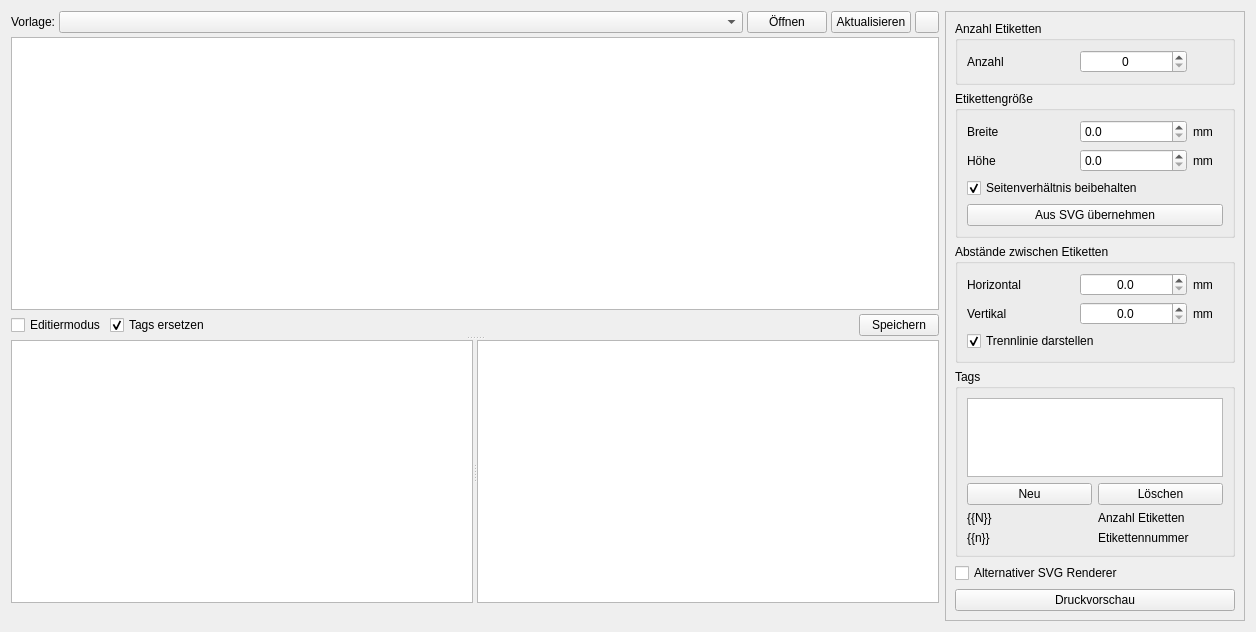
<?xml version="1.0" encoding="UTF-8"?>
<ui version="4.0">
 <class>TabEtikette</class>
 <widget class="QWidget" name="TabEtikette">
  <property name="geometry">
   <rect>
    <x>0</x>
    <y>0</y>
    <width>1256</width>
    <height>632</height>
   </rect>
  </property>
  <property name="windowTitle">
   <string>Form</string>
  </property>
  <layout class="QHBoxLayout" name="horizontalLayout_3">
   <item>
    <layout class="QVBoxLayout" name="verticalLayout_23">
     <property name="spacing">
      <number>4</number>
     </property>
     <item>
      <layout class="QHBoxLayout" name="horizontalLayout_2">
       <item>
        <widget class="QLabel" name="label_8">
         <property name="text">
          <string>Vorlage:</string>
         </property>
        </widget>
       </item>
       <item>
        <widget class="ComboBox" name="cbAuswahl">
         <property name="sizePolicy">
          <sizepolicy hsizetype="Expanding" vsizetype="Fixed">
           <horstretch>0</horstretch>
           <verstretch>0</verstretch>
          </sizepolicy>
         </property>
         <property name="toolTip">
          <string>&lt;html&gt;&lt;head/&gt;&lt;body&gt;&lt;p&gt;Über diesen Reiter werden zuvor abgespeicherte &lt;span style=&quot; font-weight:600;&quot;&gt;Gestaltungsvorlagen &lt;/span&gt;aufgerufen. Mit Vorlagen lassen sich Etiketten schnell und unkompliziert gestalten.&lt;/p&gt;&lt;p&gt;Die Gestaltungsmöglichkeiten beziehen sich dabei grundlegend auf Einträge und eingepflegte Bestände im Kleinen Brauhelfer.&lt;/p&gt;&lt;p&gt;Der Funktionsumfang ist zweckmäßig. Er erfüllt nicht die Anforderungen mächtiger Design- und Grafikprogramme. Es können aber viele moderne Designelemente mittels CSS3 und HTML5 definiert werden.&lt;/p&gt;&lt;/body&gt;&lt;/html&gt;</string>
         </property>
        </widget>
       </item>
       <item>
        <widget class="QPushButton" name="btnOeffnen">
         <property name="text">
          <string>Öffnen</string>
         </property>
        </widget>
       </item>
       <item>
        <widget class="QPushButton" name="btnAktualisieren">
         <property name="toolTip">
          <string>&lt;html&gt;&lt;head/&gt;&lt;body&gt;&lt;p&gt;Mit Klick auf Aktualisieren wirken sich die Änderungen unmittelbar aus.&lt;/p&gt;&lt;/body&gt;&lt;/html&gt;</string>
         </property>
         <property name="text">
          <string>Aktualisieren</string>
         </property>
        </widget>
       </item>
       <item>
        <widget class="QPushButton" name="btnLoeschen">
         <property name="minimumSize">
          <size>
           <width>24</width>
           <height>22</height>
          </size>
         </property>
         <property name="maximumSize">
          <size>
           <width>24</width>
           <height>22</height>
          </size>
         </property>
         <property name="icon">
          <iconset resource="images.qrc">
           <normaloff>:/images/close_button.svg</normaloff>:/images/close_button.svg</iconset>
         </property>
         <property name="iconSize">
          <size>
           <width>25</width>
           <height>16</height>
          </size>
         </property>
        </widget>
       </item>
      </layout>
     </item>
     <item>
      <widget class="QSplitter" name="splitter_1">
       <property name="orientation">
        <enum>Qt::Vertical</enum>
       </property>
       <widget class="QWidget" name="verticalLayoutWidget">
        <layout class="QVBoxLayout" name="verticalLayout_3">
         <property name="spacing">
          <number>4</number>
         </property>
         <item>
          <widget class="SvgView" name="viewSvg">
           <property name="sizePolicy">
            <sizepolicy hsizetype="Expanding" vsizetype="Expanding">
             <horstretch>1</horstretch>
             <verstretch>1</verstretch>
            </sizepolicy>
           </property>
          </widget>
         </item>
         <item>
          <layout class="QHBoxLayout" name="horizontalLayout">
           <item>
            <widget class="QCheckBox" name="cbEditMode">
             <property name="toolTip">
              <string>&lt;html&gt;&lt;head/&gt;&lt;body&gt;&lt;p&gt;Im &lt;span style=&quot; font-weight:600;&quot;&gt;Editiermodus&lt;/span&gt; ist die Bearbeitung der Gestaltungsvorgaben in der linken Spalte sowie der Tags in der rechten Spalte möglich.&lt;/p&gt;&lt;p&gt;Tags speisen Werte in das Layout ein.&lt;/p&gt;&lt;/body&gt;&lt;/html&gt;</string>
             </property>
             <property name="text">
              <string>Editiermodus</string>
             </property>
            </widget>
           </item>
           <item>
            <widget class="QCheckBox" name="cbTagsErsetzen">
             <property name="toolTip">
              <string>&lt;html&gt;&lt;head/&gt;&lt;body&gt;&lt;p&gt;Angeklickt, können hiermit eigene &lt;span style=&quot; font-weight:600;&quot;&gt;Tags&lt;/span&gt; definiert werden.&lt;/p&gt;&lt;/body&gt;&lt;/html&gt;</string>
             </property>
             <property name="text">
              <string>Tags ersetzen</string>
             </property>
             <property name="checked">
              <bool>true</bool>
             </property>
            </widget>
           </item>
           <item>
            <spacer name="horizontalSpacer">
             <property name="orientation">
              <enum>Qt::Horizontal</enum>
             </property>
             <property name="sizeHint" stdset="0">
              <size>
               <width>40</width>
               <height>20</height>
              </size>
             </property>
            </spacer>
           </item>
           <item>
            <widget class="QPushButton" name="btnSaveTemplate">
             <property name="toolTip">
              <string>&lt;html&gt;&lt;head/&gt;&lt;body&gt;&lt;p&gt;Hier wird das &lt;span style=&quot; font-weight:600;&quot;&gt;Etikett&lt;/span&gt; gespeichert.&lt;/p&gt;&lt;p&gt;Dies kann nicht rückgängig gemacht werden.&lt;/p&gt;&lt;/body&gt;&lt;/html&gt;</string>
             </property>
             <property name="text">
              <string>Speichern</string>
             </property>
            </widget>
           </item>
          </layout>
         </item>
        </layout>
       </widget>
       <widget class="QSplitter" name="splitter_2">
        <property name="orientation">
         <enum>Qt::Horizontal</enum>
        </property>
        <widget class="QPlainTextEdit" name="tbTemplate">
         <property name="toolTip">
          <string>In dieser Spalte</string>
         </property>
         <property name="lineWrapMode">
          <enum>QPlainTextEdit::NoWrap</enum>
         </property>
        </widget>
        <widget class="QPlainTextEdit" name="tbTags">
         <property name="lineWrapMode">
          <enum>QPlainTextEdit::NoWrap</enum>
         </property>
         <property name="readOnly">
          <bool>true</bool>
         </property>
        </widget>
       </widget>
      </widget>
     </item>
     <item>
      <widget class="QLabel" name="lblFilePath">
       <property name="wordWrap">
        <bool>true</bool>
       </property>
      </widget>
     </item>
     <item>
      <spacer name="horizontalSpacer_2">
       <property name="orientation">
        <enum>Qt::Horizontal</enum>
       </property>
       <property name="sizeHint" stdset="0">
        <size>
         <width>40</width>
         <height>0</height>
        </size>
       </property>
      </spacer>
     </item>
    </layout>
   </item>
   <item>
    <widget class="QScrollArea" name="scrollArea">
     <property name="sizePolicy">
      <sizepolicy hsizetype="Preferred" vsizetype="Expanding">
       <horstretch>0</horstretch>
       <verstretch>0</verstretch>
      </sizepolicy>
     </property>
     <property name="widgetResizable">
      <bool>true</bool>
     </property>
     <widget class="QWidget" name="scrollAreaWidgetContents">
      <property name="geometry">
       <rect>
        <x>0</x>
        <y>0</y>
        <width>310</width>
        <height>653</height>
       </rect>
      </property>
      <layout class="QVBoxLayout" name="verticalLayout">
       <item>
        <widget class="QGroupBox" name="groupBox_5">
         <property name="title">
          <string>Anzahl Etiketten</string>
         </property>
         <layout class="QGridLayout" name="gridLayout_6">
          <item row="0" column="0">
           <widget class="QLabel" name="label_49">
            <property name="text">
             <string>Anzahl</string>
            </property>
           </widget>
          </item>
          <item row="0" column="1">
           <widget class="SpinBox" name="tbAnzahl">
            <property name="toolTip">
             <string>&lt;html&gt;&lt;head/&gt;&lt;body&gt;&lt;p&gt;Hier wird die &lt;span style=&quot; font-weight:600;&quot;&gt;Anzahl &lt;/span&gt;der Etiketten festgelegt.&lt;/p&gt;&lt;/body&gt;&lt;/html&gt;</string>
            </property>
            <property name="alignment">
             <set>Qt::AlignCenter</set>
            </property>
            <property name="maximum">
             <number>999</number>
            </property>
           </widget>
          </item>
          <item row="0" column="2">
           <widget class="QLabel" name="label_17">
            <property name="minimumSize">
             <size>
              <width>30</width>
              <height>0</height>
             </size>
            </property>
            <property name="maximumSize">
             <size>
              <width>30</width>
              <height>16777215</height>
             </size>
            </property>
           </widget>
          </item>
         </layout>
        </widget>
       </item>
       <item>
        <widget class="QGroupBox" name="groupBox_4">
         <property name="title">
          <string>Etikettengröße</string>
         </property>
         <layout class="QGridLayout" name="gridLayout_5">
          <item row="1" column="2">
           <widget class="QLabel" name="label_16">
            <property name="minimumSize">
             <size>
              <width>30</width>
              <height>0</height>
             </size>
            </property>
            <property name="maximumSize">
             <size>
              <width>30</width>
              <height>16777215</height>
             </size>
            </property>
            <property name="text">
             <string>mm</string>
            </property>
           </widget>
          </item>
          <item row="1" column="1">
           <widget class="DoubleSpinBox" name="tbLabelHoehe">
            <property name="toolTip">
             <string>&lt;html&gt;&lt;head/&gt;&lt;body&gt;&lt;p&gt;Hier wird die &lt;span style=&quot; font-weight:600;&quot;&gt;Höhe &lt;/span&gt;des Etiketts festgelegt.&lt;/p&gt;&lt;/body&gt;&lt;/html&gt;</string>
            </property>
            <property name="decimals">
             <number>1</number>
            </property>
            <property name="maximum">
             <double>1000.000000000000000</double>
            </property>
           </widget>
          </item>
          <item row="0" column="1">
           <widget class="DoubleSpinBox" name="tbLabelBreite">
            <property name="toolTip">
             <string>&lt;html&gt;&lt;head/&gt;&lt;body&gt;&lt;p&gt;Hier wird die &lt;span style=&quot; font-weight:600;&quot;&gt;Breite &lt;/span&gt;des Etiketts festgelegt.&lt;/p&gt;&lt;p&gt;Die ideale Breite ist abhängig vom Umfang des Gebindes und sollte vorher ausgemessen werden.&lt;/p&gt;&lt;/body&gt;&lt;/html&gt;</string>
            </property>
            <property name="decimals">
             <number>1</number>
            </property>
            <property name="maximum">
             <double>1000.000000000000000</double>
            </property>
           </widget>
          </item>
          <item row="1" column="0">
           <widget class="QLabel" name="label_15">
            <property name="text">
             <string>Höhe</string>
            </property>
           </widget>
          </item>
          <item row="0" column="2">
           <widget class="QLabel" name="label_5">
            <property name="minimumSize">
             <size>
              <width>30</width>
              <height>0</height>
             </size>
            </property>
            <property name="maximumSize">
             <size>
              <width>30</width>
              <height>16777215</height>
             </size>
            </property>
            <property name="text">
             <string>mm</string>
            </property>
           </widget>
          </item>
          <item row="0" column="0">
           <widget class="QLabel" name="label_77">
            <property name="text">
             <string>Breite</string>
            </property>
           </widget>
          </item>
          <item row="2" column="0" colspan="3">
           <widget class="QCheckBox" name="cbSeitenverhaeltnis">
            <property name="text">
             <string>Seitenverhältnis beibehalten</string>
            </property>
            <property name="checked">
             <bool>true</bool>
            </property>
           </widget>
          </item>
          <item row="3" column="0" colspan="3">
           <widget class="QPushButton" name="btnGroesseAusSvg">
            <property name="text">
             <string>Aus SVG übernehmen</string>
            </property>
           </widget>
          </item>
         </layout>
        </widget>
       </item>
       <item>
        <widget class="QGroupBox" name="groupBox_2">
         <property name="title">
          <string>Abstände zwischen Etiketten</string>
         </property>
         <layout class="QGridLayout" name="gridLayout_3">
          <item row="0" column="2">
           <widget class="QLabel" name="label_6">
            <property name="minimumSize">
             <size>
              <width>30</width>
              <height>0</height>
             </size>
            </property>
            <property name="maximumSize">
             <size>
              <width>30</width>
              <height>16777215</height>
             </size>
            </property>
            <property name="text">
             <string>mm</string>
            </property>
           </widget>
          </item>
          <item row="0" column="0">
           <widget class="QLabel" name="label_76">
            <property name="text">
             <string>Horizontal</string>
            </property>
           </widget>
          </item>
          <item row="1" column="0">
           <widget class="QLabel" name="label_9">
            <property name="text">
             <string>Vertikal</string>
            </property>
           </widget>
          </item>
          <item row="1" column="2">
           <widget class="QLabel" name="label_10">
            <property name="text">
             <string>mm</string>
            </property>
           </widget>
          </item>
          <item row="2" column="0" colspan="3">
           <widget class="QCheckBox" name="cbDividingLine">
            <property name="toolTip">
             <string>&lt;html&gt;&lt;head/&gt;&lt;body&gt;&lt;p&gt;Eine &lt;span style=&quot; font-weight:600;&quot;&gt;Trennlinie&lt;/span&gt; zwischen den einzelnen darstellen.&lt;/p&gt;&lt;/body&gt;&lt;/html&gt;</string>
            </property>
            <property name="text">
             <string>Trennlinie darstellen</string>
            </property>
            <property name="checked">
             <bool>true</bool>
            </property>
           </widget>
          </item>
          <item row="0" column="1">
           <widget class="DoubleSpinBox" name="tbAbstandHor">
            <property name="toolTip">
             <string>&lt;html&gt;&lt;head/&gt;&lt;body&gt;&lt;p&gt;Hier wird der &lt;span style=&quot; font-weight:600;&quot;&gt;horizontale Abstand&lt;/span&gt; zwischen einzelnen Etiketten festgelegt.&lt;/p&gt;&lt;p&gt;Üblich sind 2 mm Beschnittzugabe, um Ungenauigkeiten wie sogenannte Blitzer zu vermeiden, wenn Farbe bis zum Rand gedruckt wird. Dabei werden 2 mm Farbauftrag zum Rand addiert. Blitzer entstehen bei Ungenauigkeiten während des Papierschnitts.&lt;/p&gt;&lt;p&gt;Ist man mit einem guten Papierschneider gesegnet, sind bei kleinen Auflagen 0mm kein Problem. Die Fehlerhäufigkeit steigt allerdings mit der Bogendicke des Papiers, da Teile beim Schneiden verrutschen.&lt;/p&gt;&lt;p&gt;Wer es weniger akribisch haben will, arbeitet mit der Schere und nimmt Ungenauigkeiten als Ausdruck echter Handarbeit in Kauf.&lt;/p&gt;&lt;/body&gt;&lt;/html&gt;</string>
            </property>
            <property name="alignment">
             <set>Qt::AlignCenter</set>
            </property>
            <property name="decimals">
             <number>1</number>
            </property>
           </widget>
          </item>
          <item row="1" column="1">
           <widget class="DoubleSpinBox" name="tbAbstandVert">
            <property name="toolTip">
             <string>&lt;html&gt;&lt;head/&gt;&lt;body&gt;&lt;p&gt;Hier wird der &lt;span style=&quot; font-weight:600;&quot;&gt;vertikale Abstand&lt;/span&gt; zwischen einzelnen Etiketten festgelegt.&lt;/p&gt;&lt;p&gt;Üblich sind 2mm Beschnittzugabe, um Ungenauigkeiten wie sogenannte Blitzer zu vermeiden, wenn Farbe bis zum Rand gedruckt wird. Dabei werden 2mm Farbauftrag zum Rand addiert. Blitzer entstehen bei Ungenauigkeiten während des Papierschnitts.&lt;/p&gt;&lt;p&gt;Ist man mit einem guten Papierschneider gesegnet, sind bei kleinen Auflagen 0mm kein Problem. Die Fehlerhäufigkeit steigt allerdings mit der Bogendicke des Papiers, da Teile beim Schneiden verrutschen.&lt;/p&gt;&lt;p&gt;Wer es weniger akribisch haben will, arbeitet mit der Schere und nimmt Ungenauigkeiten als Ausdruck echter Handarbeit in Kauf.&lt;/p&gt;&lt;/body&gt;&lt;/html&gt;</string>
            </property>
            <property name="alignment">
             <set>Qt::AlignCenter</set>
            </property>
            <property name="decimals">
             <number>1</number>
            </property>
           </widget>
          </item>
         </layout>
        </widget>
       </item>
       <item>
        <widget class="QGroupBox" name="groupBox">
         <property name="title">
          <string>Tags</string>
         </property>
         <layout class="QVBoxLayout" name="verticalLayout_2">
          <item>
           <widget class="TableView" name="tableTags">
            <property name="alternatingRowColors">
             <bool>true</bool>
            </property>
            <attribute name="verticalHeaderVisible">
             <bool>false</bool>
            </attribute>
           </widget>
          </item>
          <item>
           <layout class="QHBoxLayout" name="horizontalLayout_4">
            <item>
             <widget class="QPushButton" name="btnTagNeu">
              <property name="text">
               <string>Neu</string>
              </property>
             </widget>
            </item>
            <item>
             <widget class="QPushButton" name="btnTagLoeschen">
              <property name="text">
               <string>Löschen</string>
              </property>
             </widget>
            </item>
           </layout>
          </item>
          <item>
           <layout class="QGridLayout" name="gridLayout">
            <item row="0" column="1">
             <widget class="QLabel" name="label_12">
              <property name="text">
               <string>Anzahl Etiketten</string>
              </property>
             </widget>
            </item>
            <item row="0" column="0">
             <widget class="QLabel" name="label_11">
              <property name="text">
               <string>{{N}}</string>
              </property>
             </widget>
            </item>
            <item row="1" column="0">
             <widget class="QLabel" name="label_13">
              <property name="text">
               <string>{{n}}</string>
              </property>
             </widget>
            </item>
            <item row="1" column="1">
             <widget class="QLabel" name="label_14">
              <property name="text">
               <string>Etikettennummer</string>
              </property>
             </widget>
            </item>
           </layout>
          </item>
         </layout>
        </widget>
       </item>
       <item>
        <widget class="QCheckBox" name="cbUseImagePainter">
         <property name="toolTip">
          <string>&lt;html&gt;&lt;head/&gt;&lt;body&gt;&lt;p&gt;Der alternative &lt;span style=&quot; font-weight:600;&quot;&gt;SVG Renderer&lt;/span&gt; ist langsamer und qualitativ schlechter. Manche SVGs lassen sich aber nur mit diesem Renderer darstellen.&lt;/p&gt;&lt;/body&gt;&lt;/html&gt;</string>
         </property>
         <property name="text">
          <string>Alternativer SVG Renderer</string>
         </property>
        </widget>
       </item>
       <item>
        <spacer name="verticalSpacer_6">
         <property name="orientation">
          <enum>Qt::Vertical</enum>
         </property>
         <property name="sizeHint" stdset="0">
          <size>
           <width>20</width>
           <height>40</height>
          </size>
         </property>
        </spacer>
       </item>
       <item>
        <widget class="QPushButton" name="btnToPdf">
         <property name="toolTip">
          <string>&lt;html&gt;&lt;head/&gt;&lt;body&gt;&lt;p&gt;Mit Klick wird hiermit die Banderole oder das Etikett als &lt;span style=&quot; font-weight:600;&quot;&gt;druckbares PDF &lt;/span&gt;gespeichert.&lt;/p&gt;&lt;p&gt;Direktes Drucken ist im Kleinen Brauhelfer (leider) nicht möglich.&lt;/p&gt;&lt;/body&gt;&lt;/html&gt;</string>
         </property>
         <property name="text">
          <string>Druckvorschau</string>
         </property>
        </widget>
       </item>
      </layout>
     </widget>
    </widget>
   </item>
  </layout>
 </widget>
 <customwidgets>
  <customwidget>
   <class>ComboBox</class>
   <extends>QComboBox</extends>
   <header>widgets/combobox.h</header>
  </customwidget>
  <customwidget>
   <class>SpinBox</class>
   <extends>QSpinBox</extends>
   <header>widgets/spinbox.h</header>
  </customwidget>
  <customwidget>
   <class>SvgView</class>
   <extends>QGraphicsView</extends>
   <header>widgets/svgview.h</header>
  </customwidget>
  <customwidget>
   <class>DoubleSpinBox</class>
   <extends>QDoubleSpinBox</extends>
   <header>widgets/doublespinbox.h</header>
  </customwidget>
  <customwidget>
   <class>TableView</class>
   <extends>QTableView</extends>
   <header>widgets/tableview.h</header>
  </customwidget>
 </customwidgets>
 <tabstops>
  <tabstop>cbAuswahl</tabstop>
  <tabstop>btnLoeschen</tabstop>
  <tabstop>viewSvg</tabstop>
  <tabstop>cbEditMode</tabstop>
  <tabstop>cbTagsErsetzen</tabstop>
  <tabstop>btnSaveTemplate</tabstop>
  <tabstop>tbTemplate</tabstop>
  <tabstop>tbTags</tabstop>
  <tabstop>tbAnzahl</tabstop>
  <tabstop>tbLabelBreite</tabstop>
  <tabstop>tbLabelHoehe</tabstop>
  <tabstop>cbSeitenverhaeltnis</tabstop>
  <tabstop>btnGroesseAusSvg</tabstop>
  <tabstop>tbAbstandHor</tabstop>
  <tabstop>tbAbstandVert</tabstop>
  <tabstop>cbDividingLine</tabstop>
 </tabstops>
 <resources>
  <include location="images.qrc"/>
 </resources>
 <connections/>
</ui>
